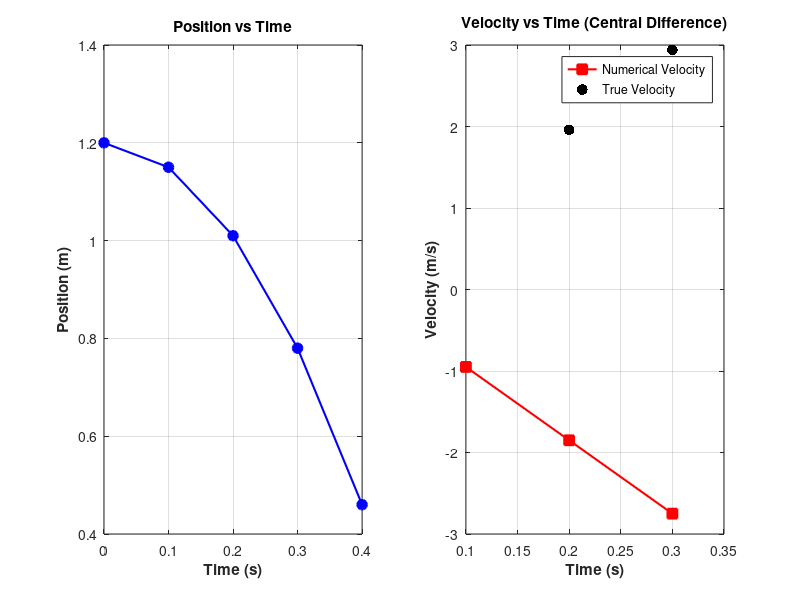

Write the MATLAB code that produced this figure.
%% Program to compute velocity from position-time data
%% using Central Difference Method
%%
%% Author: Sahil Raj
%% Assignment 5, Problem 4
%% Filename: a4.m

clc; clear; close all;

% Time (s) and Position (m)
T = [0.0; 0.1; 0.2; 0.3; 0.4];
Y = [1.200; 1.150; 1.010; 0.780; 0.460];

% Central difference derivative
N = length(T);
dX = T(2:N-1);              % midpoints where derivative is valid
dRes = zeros(N-2, 1);       % preallocate velocity results

for i = 2:N-1
    dRes(i-1) = (Y(i+1) - Y(i-1)) / (T(i+1) - T(i-1));
end

% Interpolated velocities
v1 = dRes(2);   % at t = 0.2 s
v2 = dRes(3);   % at t = 0.3 s

printf("v1 (interpolated): %f\n", v1);
printf("v2 (interpolated): %f\n", v2);

% Theoretical velocities (free fall assumption: v = g*t)
g = 9.8;
vR1 = g * 0.2;
vR2 = g * 0.3;
printf("v1 (theoretical): %f\n", vR1);
printf("v2 (theoretical): %f\n", vR2);


%% Plot Position vs Time
subplot(1, 2, 1);
plot(T, Y, 'bo-', 'LineWidth', 1.5, 'MarkerSize', 7, ...
     'MarkerFaceColor', 'b');
xlabel('Time (s)', 'FontWeight', 'bold');
ylabel('Position (m)', 'FontWeight', 'bold');
title('Position vs Time');
grid on;
set(gca, 'FontSize', 10);

%% Plot Velocity vs Time
subplot(1, 2, 2);
plot(dX, dRes, 'rs-', 'LineWidth', 1.5, 'MarkerSize', 7, ...
     'MarkerFaceColor', 'r');
hold on;
scatter([0.2, 0.3], [vR1, vR2], 60, 'k', 'filled'); % true velocities
xlabel('Time (s)', 'FontWeight', 'bold');
ylabel('Velocity (m/s)', 'FontWeight', 'bold');
title('Velocity vs Time (Central Difference)');
legend('Numerical Velocity', 'True Velocity', 'Location', 'best');
grid on;
set(gca, 'FontSize', 10);

